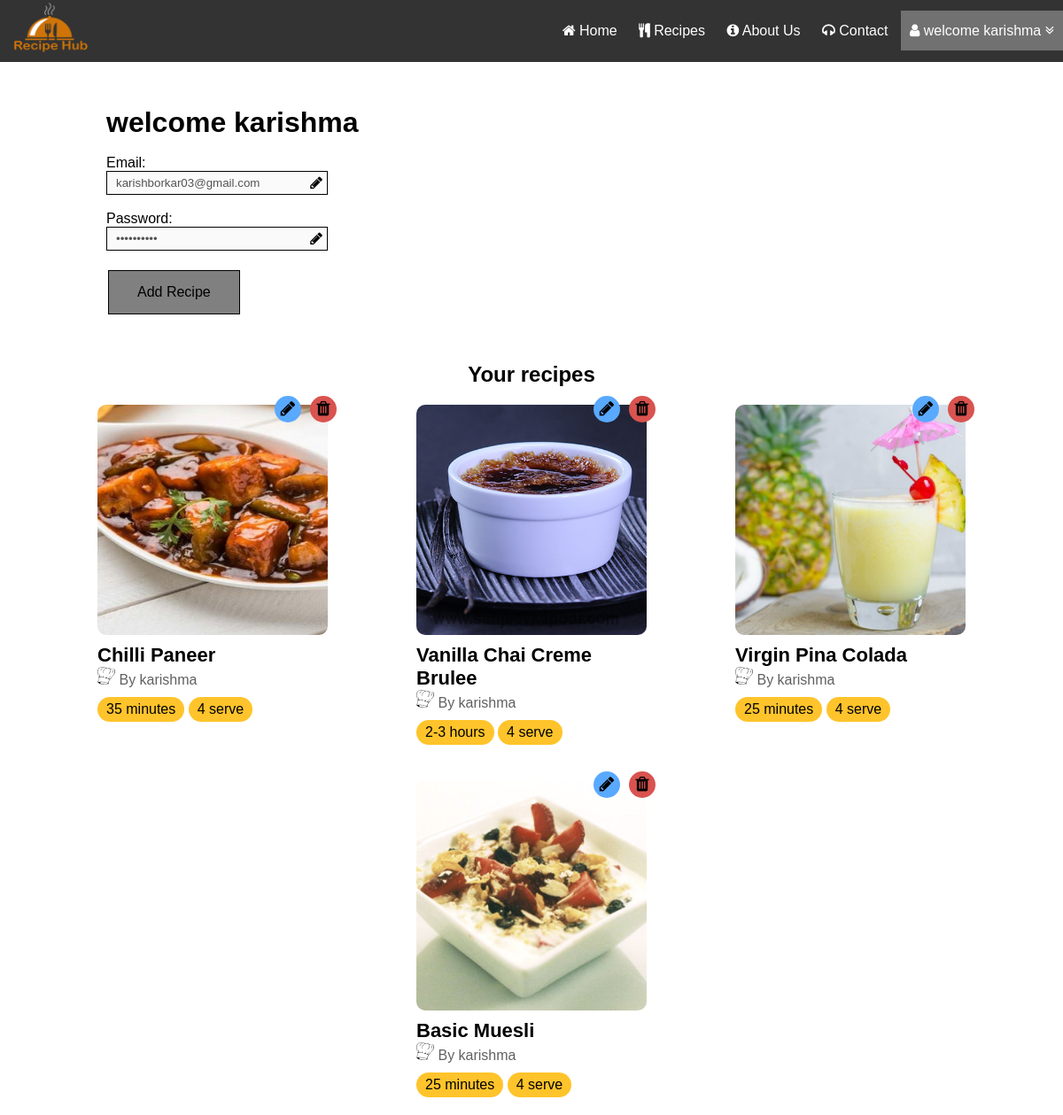
Page /user.php (signed in) on the committed database.
### tables this page shows
CREATE TABLE `users` (
  `sr` int(5) NOT NULL,
  `username` varchar(255) NOT NULL,
  `email` varchar(255) NOT NULL,
  `pass` varchar(255) NOT NULL
);

CREATE TABLE `dishes` (
  `id` int(10) NOT NULL,
  `name` varchar(255) NOT NULL,
  `uploded_by` varchar(255) NOT NULL,
  `prep` varchar(255) NOT NULL,
  `cook` varchar(255) NOT NULL,
  `ready_in` varchar(255) NOT NULL,
  `category` varchar(255) NOT NULL,
  `serve` int(10) NOT NULL,
  `level` varchar(255) NOT NULL,
  `discription` text NOT NULL,
  `nutritions` longtext NOT NULL,
  `image` varchar(255) NOT NULL
);

### user.php (the view, shortened to what this page needs)
<?php
  require_once "pdo.php";
  $stmt = $pdo->prepare("SELECT * FROM users where username = :xyz");
  $stmt->execute(array(":xyz" => $_SESSION['username']));
  $row = $stmt->fetch(PDO::FETCH_ASSOC);
  $pass = $row['pass'];
  $email = $row['email'];
?>
<!DOCTYPE html>
<html>
<head>
 		<link rel="stylesheet" href="https://cdnjs.cloudflare.com/ajax/libs/font-awesome/4.7.0/css/font-awesome.min.css">
     <link rel="stylesheet" href="recipe_styles.css">
</head>
<body>
<div class="navbar">
  <div class="logo">
    <img src="img/recipehub.png" id="logoimg" height="70px" width="120px">
  </div>
<ul id="navlist">
  <li class="navlist"><a href="recipe_trial.php"><i class="fa fa-home" aria-hidden="true"></i> Home</a></li>
  <li class="navlist"><a href="allrecipes.php"><i class='fa fa-cutlery' aria-hidden='true'></i> Recipes</a></li>
  <li class="navlist"><a href="about.php"><i class="fa fa-info-circle" aria-hidden="true"></i> About Us</a></li>
  <li class="navlist"><a href="contact.php"><i class="fa fa-headphones" aria-hidden="true"></i> Contact</a></li>
  <li class="navlist" id='dropbtn'>
  <?php
      if(isset($_SESSION['username'])){
        echo "<a class='active'><i class='fa fa-user' aria-hidden='true'></i> welcome ".$_SESSION['username']." <i class='fa fa-angle-double-down' aria-hidden='true'></i></a>";
      }else{
        echo "<a href='landing.php'><i class='fa fa-sign-in' aria-hidden='true'></i> Login</a>";
      }
  ?>
  </li>
</ul>
</div>
<div class="user">
    <h1>welcome <?=$_SESSION['username']?></h1>
    <div id="userinfo">
        <form method="post">
            <br>
            <label for="emailid">Email:</label>
            <div class="data">
            <input type="email" name="emailid" id="emailid" value=<?= "'".$email."'"?> disabled required><span class="edit"><i class="fa fa-pencil" aria-hidden="true"></i></span>
            </div>
            <br>
            <label for="pass">Password:</label>
            <div class="data">
            <input type="password" name="pass" id="pass" value=<?= "'".$pass."'"?> disabled required><span class="edit"><i class="fa fa-pencil" aria-hidden="true"></i></span>
            </div>
        </form>
    </div>
<br>
    <a href="addrecipe.php"><button class="button">Add Recipe</button></a>
</div>
<div class="recipes">
    <center><h2>Your recipes</h2></center>
    <div class="list">
    <?php
        $stmt = $pdo->prepare("SELECT * FROM `dishes` WHERE `uploded_by`=:xyz");
        $stmt->execute(array(":xyz" => $_SESSION['username']));
        $rows = $stmt->fetchAll(PDO::FETCH_ASSOC);
        if ( count($rows) == 0) {
          echo ("<p style='margin:10px;'>you didn't added any recipes yet</p>");
        }
        else{
          foreach( $rows as $row )
          {
            ?>
            <div class="recipe_card">
                <a href="edit.php?id=<?=$row['id']?>"><button class="operation update" ><i class="fa fa-pencil" aria-hidden="true"></i></button></a>
                <a href="delete.php?id=<?=$row['id']?>" Onclick="return confirm('Are you sure you want to delete <?=$row['name']?> recipe?');"><button class="operation del" ><i class="fa fa-trash" aria-hidden="true"></i></button></a>
                <div class="dish_img">
                    <a href="recipe.php?id=<?=$row['id']?>">
                        <img class="dishimg" src="<?=$row['image']?>" >
                    </a>
                </div>
                <div class="dish_info">
                    <div class="dishname" style="margin: 10px 0;">
                    <h4 ><a href="recipe.php?id=<?=$row['id']?>" class="dish_name"><?=$row['name']?></a></h4>
                    <a class="chefname" href="#"><img src="img/chefhat.png" alt="" width="20" height="20"> By <?=$row['uploded_by']?></a>
                    </div>
                    <div class="dish_metadata">
                        <div class="meta" style="background-color: #ffc42b;display: inline-block;padding: 5px 10px;border-radius: 20px;"><?=$row['ready_in']?></div>
                        <div class="meta" style="background-color: #ffc42b;display: inline-block;padding: 5px 10px;border-radius: 20px;"><?=$row['serve']?> serve</div>
                    </div>
                </div>
            </div>
            <?php
          }
        }
    ?>
</div>
</div>
</body>
</html>

### recipe_styles.css (style rules this page uses)
* { box-sizing: border-box; margin: 0; padding: 0; }
body { font-family: Verdana, sans-serif; }
.navbar { position: sticky; top: 0; background-color: #333; height: 70px; line-height: 70px; z-index: 3; }
.logo { float: left; height: 100%; }
#navlist { list-style-type: none; margin: 0; padding: 0; float: right; }
.navlist { height: 100%; display: inline-block; }
.navlist:last-child { border-right: none; }
.navlist a { color: white; text-align: center; padding: 14px 10px; text-decoration: none; }
.active { background-color: #4CAF50; }
.active { background-color: #717171; }
.list { display: flex; flex-wrap: wrap; width: 90%; margin: 0 auto; justify-content: space-around; }
.recipe_card { width: 280px; padding:10px; margin: 10px; position: relative; }
.dish_img { height: 260px; width: 100%; border-radius: 10px; overflow: hidden; margin-right: 20px; }
.dishimg { transition: transform .3s ease,opacity .3s; -webkit-transition: -webkit-transform .3s ease,opacity .3s; width: 100%; height: 100%; object-fit: cover; }
.chefname { color: #606060; font-weight: 400; font-size: 16px; text-decoration: none; }
.meta { background-color: #ffc42b; display: inline-block; padding: 5px 10px; border-radius: 20px; }
.dish_name { text-decoration: none; color: #000; font-size: 22px; }

### user.php (style rules this page uses)
.user { width: 80%; margin: 50px auto; }
#emailid, #pass, #emailid:focus, #pass:focus { border: none; outline: none; padding-left: 10px; padding-right: 30px; line-height: 25px; width: 100%; }
.data { position: relative; border: 1px solid black; width: 250px; }
.edit { margin: 0 5px; position: absolute; right: 0; line-height: 25px; }
.button { background-color: grey; border: solid black 1px; color: black; padding: 15px 32px; text-align: center; text-decoration: none; display: inline-block; font-size: 16px; margin: 4px 2px; cursor: pointer; }
.operation { height: 30px; width: 30px; position: absolute; border: none; border-radius: 50%; z-index: 2; font-size: 1.2em; outline: none; }
.del { background-color: #d9534f; right: 0; top: 0; }
.update { background-color: #59a9ff; right: 40px; top: 0; }

### rows in the picture
users: emailid "karishborkar03@gmail.com"
dishes: image (picture), name "Chilli Paneer", uploded_by "karishma", ready_in "35 minutes", serve "4"
dishes: image (picture), name "Vanilla Chai Creme Brulee", uploded_by "karishma", ready_in "2-3 hours", serve "4"
dishes: image (picture), name "Virgin Pina Colada", uploded_by "karishma", ready_in "25 minutes", serve "4"
dishes: image (picture), name "Basic Muesli", uploded_by "karishma", ready_in "25 minutes", serve "4"

### other values in the picture
$_SESSION['username'] "karishma"
